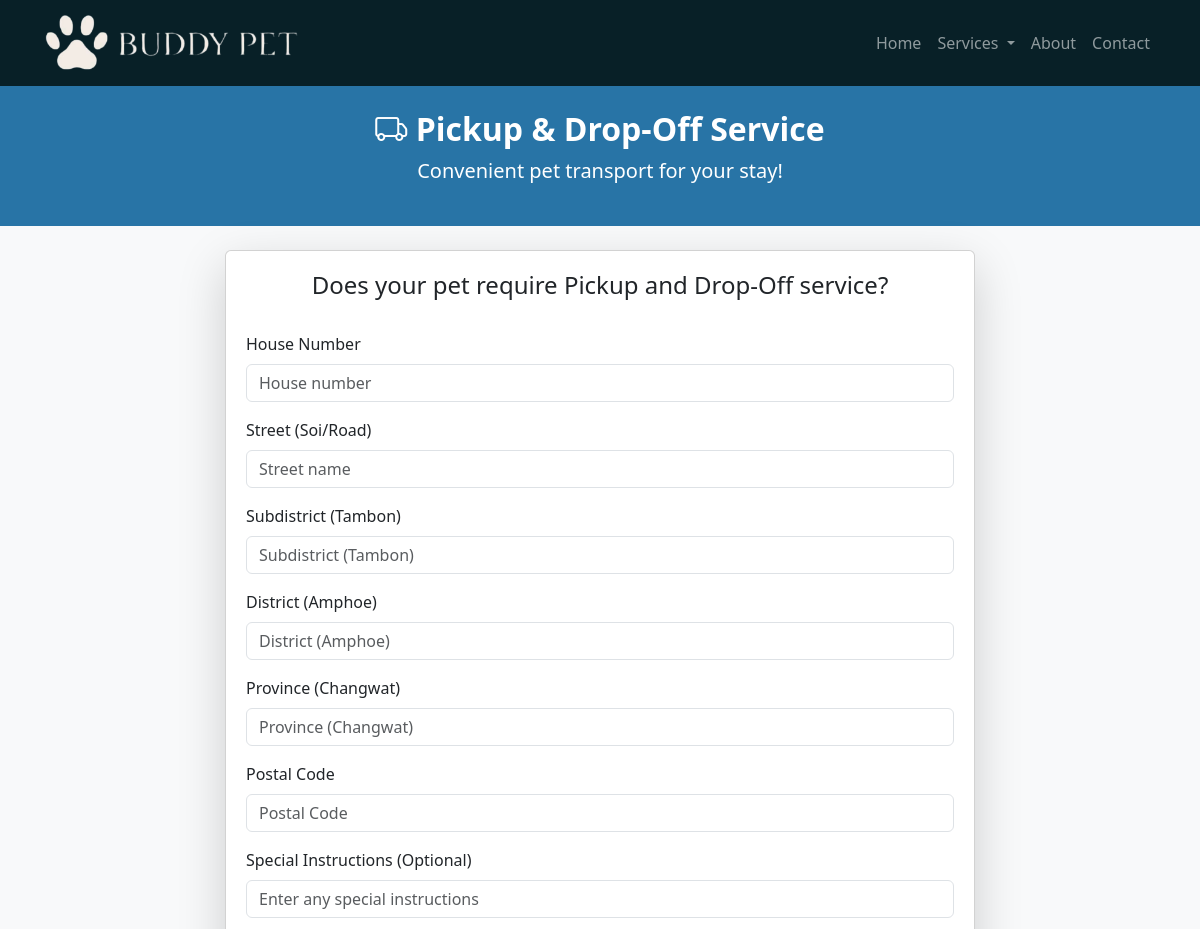
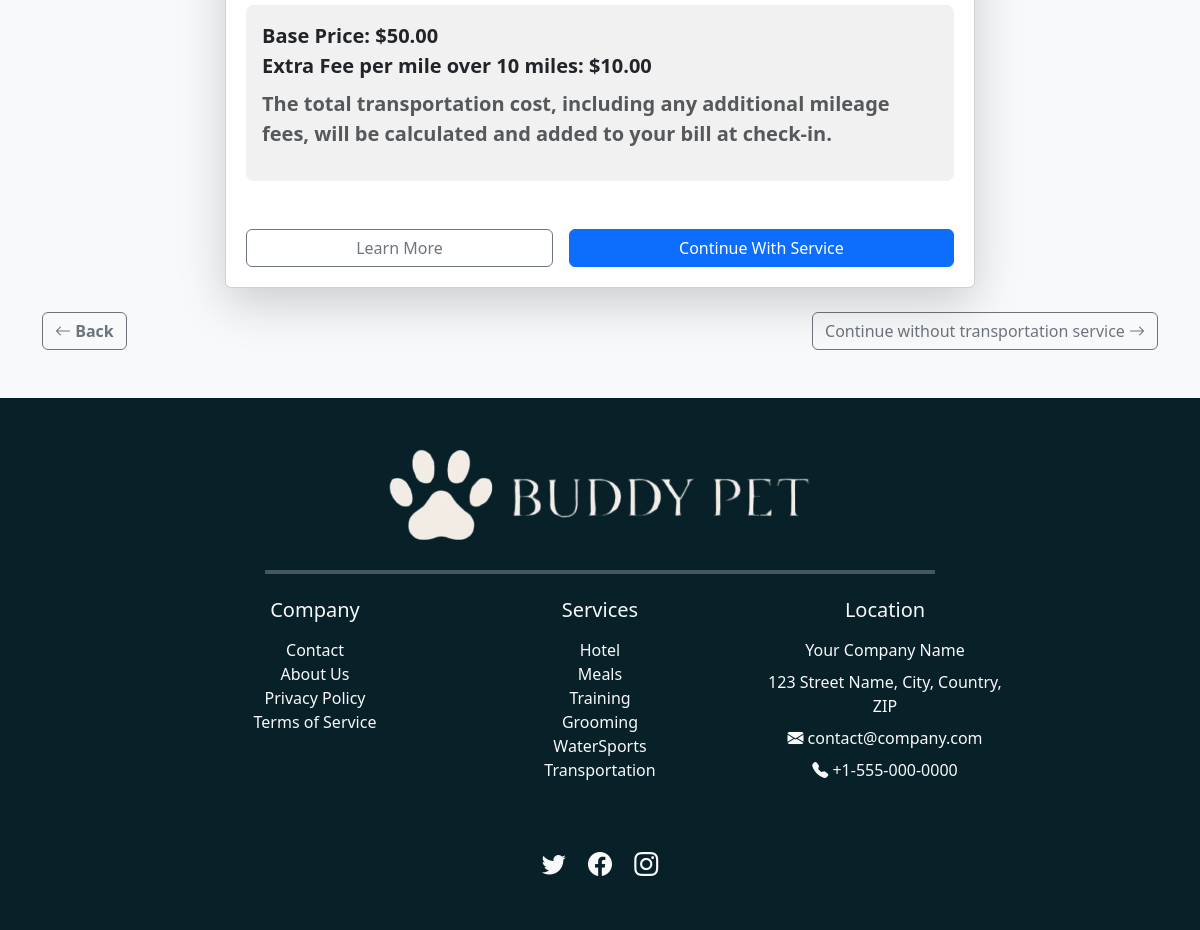
Page /booking/select-transportation on the committed database (2 pictures, top to bottom).
### branding/models.py (models this page shows, shortened)
class Branding(models.Model):
    company_name = models.CharField(max_length=255, default="Your Company Name",
                                    help_text="Enter the full name of the company.")
    company_email = models.EmailField(default="contact@company.com",
                                      help_text="Enter the official company email address.")
    company_phone = models.CharField(max_length=20, default="+1-555-000-0000",
                                     help_text="Enter the company’s contact number (e.g., +1-555-000-0000).")
    company_address = models.TextField(default="123 Street Name, City, Country, ZIP",
                                       help_text="Enter the full address of the company, including city and ZIP code.")
    logo = models.ImageField(upload_to="branding/", default="default/default_logo.png",
                             help_text="Upload the website logo.")
    favicon = models.ImageField(upload_to="branding/", default="default/default_icon.ico",
                                help_text="Upload the favicon (ICO or PNG).")
    video = models.FileField(upload_to="branding/videos/", default="default/default_video.mp4", blank=True, null=True,
                             help_text="Upload a promotional or branding video file.")
    meta_keywords = models.CharField(max_length=255, blank=True,
                                     default="generic, branding, business, website, company",
                                     help_text="Enter meta keywords for SEO (comma-separated).")
    meta_description = models.TextField(blank=True, default="Enter a meta description for SEO.",
                                        help_text="Enter a meta description for SEO.")
    twitter_link = models.URLField(blank=True, default="https://twitter.com/yourcompany",
                                   help_text="Link to your Twitter profile.")
    facebook_link = models.URLField(blank=True, default="https://facebook.com/yourcompany",
                                    help_text="Link to your Facebook page.")
    instagram_link = models.URLField(blank=True, default="https://instagram.com/yourcompany",
                                     help_text="Link to your Instagram profile.")
    class Meta:
        verbose_name = "Branding"
        verbose_name_plural = "Branding"

### transportation/models.py (models this page shows, shortened)
class Service(models.Model):
    base_price = models.DecimalField(max_digits=10, decimal_places=2)
    fee_per_mile = models.DecimalField(max_digits=10, decimal_places=2)
    class Meta:
        verbose_name = "Prices"
        verbose_name_plural = "Prices"

### booking/views.py (the view, shortened to what this page needs)
# urls.py: path('booking/select-transportation', SelectTransportationView.as_view(), name='select_transportation'),
class SelectTransportationView(TemplateView):
    template_name = "select_transportation.html"
    def get_context_data(self, **kwargs):
        context = super().get_context_data(**kwargs)
        context['transportation'] = Transportation.objects.first()
        context["branding"] = Branding.objects.first()
        return context

### booking/templates/select_transportation.html (shortened to what this page needs)
{% extends "base.html" %}
    {% block extra_head %}
    {% load static %}
    <link href="https://cdn.jsdelivr.net/npm/bootstrap@5.3.2/dist/css/bootstrap.min.css" rel="stylesheet">
    <link rel="stylesheet" href="https://cdn.jsdelivr.net/npm/bootstrap-icons/font/bootstrap-icons.css">
    {% endblock %}
{% block content %}
<body class="bg-light">
<header class="text-white text-center py-4" style="background-color: #2874a6">
    <h2 class="fw-bold"><i class="bi bi-truck"></i> Pickup & Drop-Off Service</h2>
    <p class="lead">Convenient pet transport for your stay!</p>
</header>
<div class="container mt-4">
    <form id="pickupForm" method="POST">
        <div class="card shadow-lg mx-auto" style="max-width: 750px; padding: 20px;">
            <div class="text-center mb-4">
                <h4>Does your pet require Pickup and Drop-Off service?</h4>
            </div>
            <div class="mb-3">
                <label for="houseNumber" class="form-label">House Number</label>
                <input type="text" class="form-control" id="houseNumber" name="house_number" placeholder="House number" autocomplete="off">
            </div>
            <div class="mb-3">
                <label for="street" class="form-label">Street (Soi/Road)</label>
                <input type="text" class="form-control" id="street" name="street" placeholder="Street name" autocomplete="off">
            </div>
            <div class="mb-3">
                <label for="subdistrict" class="form-label">Subdistrict (Tambon)</label>
                <input type="text" class="form-control" id="subdistrict" name="subdistrict" placeholder="Subdistrict (Tambon)" autocomplete="off">
            </div>
            <div class="mb-3">
                <label for="district" class="form-label">District (Amphoe)</label>
                <input type="text" class="form-control" id="district" name="district" placeholder="District (Amphoe)" autocomplete="off">
            </div>
            <div class="mb-3">
                <label for="province" class="form-label">Province (Changwat)</label>
                <input type="text" class="form-control" id="province" name="province" placeholder="Province (Changwat)" autocomplete="off">
            </div>
            <div class="mb-3">
                <label for="postcode" class="form-label">Postal Code</label>
                <input type="text" class="form-control" id="postcode" name="postcode" placeholder="Postal Code" autocomplete="off">
            </div>
            <div class="mb-3">
                <label for="specialInstructions" class="form-label">Special Instructions (Optional)</label>
                <input type="text" class="form-control" id="specialInstructions" name="special_instructions" placeholder="Enter any special instructions">
            </div>
            <div class="p-3 rounded-3 mb-4" style="background-color: #f1f1f1;">
                <div class="fs-5 fw-bold mb-3">
                    <div>Base Price: <strong>${{ transportation.base_price }}</strong></div>
                    <div>Extra Fee per mile over 10 miles: <strong>${{ transportation.fee_per_mile }}</strong></div>
                    <p class="text-muted mt-2">
                        The total transportation cost, including any additional mileage fees, will be calculated and added to your bill at check-in.
                    </p>
                </div>
            </div>
            <div class="d-flex gap-3 mt-4">
                <button type="submit" name="save_address" class="btn btn-outline-secondary flex-grow-1">
                    Learn More
                </button>
                <button type="submit" name="save_address" class="btn btn-primary flex-grow-1">
                    Continue With Service
                </button>
            </div>
        </div>
        <div class="d-flex justify-content-between mt-4">
            <a href="{% url 'more_details' %}" class="btn btn-outline-secondary fw-bold mb-5">
                <i class="bi bi-arrow-left"></i> Back
            </a>
            <button type="submit" name='continue_without' class="btn btn-outline-secondary mb-5">
                Continue without transportation service <i class="bi bi-arrow-right"></i>
            </button>
        </div>
    </form>
</div>
</body>
{% endblock %}

### home/templates/base.html (shortened to what this page needs)
<!DOCTYPE html>
{% load i18n %}
<html lang="{% get_current_language as LANGUAGE_CODE %}">
<head>
    {% load static %}
    <link rel="stylesheet" type="text/css" href="{% static 'base.css' %}">
    <link href="https://cdn.jsdelivr.net/npm/bootstrap@5.3.2/dist/css/bootstrap.min.css" rel="stylesheet">
    <link rel="stylesheet" href="https://cdn.jsdelivr.net/npm/bootstrap-icons/font/bootstrap-icons.css">
    {% block extra_head %}{% endblock %}
</head>
<body class="bg-light">
    <nav class="navbar navbar-expand-lg navbar-dark" style="background-color: #082027; z-index: 1000;">
        <div class="container">
            <a class="navbar-brand" href="/">
                <img src="{{ branding.logo.url }}" alt="{{ branding.company_name }}" class="img-fluid" style="max-height: 60px;">
            </a>
            <div class="collapse navbar-collapse" id="navbarNav">
                <ul class="navbar-nav ms-auto">
                    <li class="nav-item"><a class="nav-link" href="/">{% trans "Home" %}</a></li>
                    <li class="nav-item dropdown">
                        <a class="nav-link dropdown-toggle" id="navbarDropdown" role="button" data-bs-toggle="dropdown" aria-expanded="false" href="{% url 'services' %}">
                            {% trans "Services" %}
                        </a>
                    </li>
                    <li class="nav-item"><a class="nav-link" href="{% url 'about_us' %}">{% trans "About" %}</a></li>
                    <li class="nav-item"><a class="nav-link" href="{% url 'contact' %}">{% trans "Contact" %}</a></li>
                </ul>
            </div>
        </div>
    </nav>
    {% block content %} {% endblock %}
    <footer class="text-light py-5 pt-5" style="background-color: #082027;">
        <div class="container">
            <div class="row justify-content-center text-center">
                <div class="col-12 text-center mb-4">
                    <img src="{{ branding.logo.url }}" alt="{{ branding.company_name }}" class="img-fluid" style="max-height: 100px;">
                </div>
                <div class="col-12 text-center text-light mb-4">
                    <hr class="border-bottom border-2 border-white" style="width: 60%; margin: 0 auto;">
                </div>
                <div class="col-md-3 text-center mb-3">
                    <h5 class="mb-3">{% trans "Company" %}</h5>
                    <ul class="list-unstyled">
                        <li><a href="{% url 'contact' %}" class="text-light text-decoration-none">{% trans "Contact" %}</a></li>
                        <li><a href="{% url 'about_us' %}" class="text-light text-decoration-none">{% trans "About Us" %}</a></li>
                        <li><a href="{% url 'privacy_policy' %}" class="text-light text-decoration-none">{% trans "Privacy Policy" %}</a></li>
                        <li><a href="{% url 'terms_of_service' %}" class="text-light text-decoration-none">{% trans "Terms of Service" %}</a></li>
                    </ul>
                </div>
                <div class="col-md-3 text-center mb-3">
                    <h5 class="mb-3">{% trans "Services" %}</h5>
                    <ul class="list-unstyled">
                        <li><a href="{% url 'hotel' %}" class="text-light text-decoration-none">{% trans "Hotel" %}</a></li>
                        <li><a href="{% url 'meals' %}" class="text-light text-decoration-none">{% trans "Meals" %}</a></li>
                        <li><a href="{% url 'training' %}" class="text-light text-decoration-none">{% trans "Training" %}</a></li>
                        <li><a href="{% url 'grooming' %}" class="text-light text-decoration-none">{% trans "Grooming" %}</a></li>
                        <li><a href="{% url 'water_sports' %}" class="text-light text-decoration-none">{% trans "WaterSports" %}</a></li>
                        <li><a href="{% url 'transportation' %}" class="text-light text-decoration-none">{% trans "Transportation" %}</a></li>
                    </ul>
                </div>
                <div class="col-md-3 text-center text-light mb-4">
                    <h5 class="mb-3">{% trans "Location" %}</h5>
                    <p class="text-light mb-2">{{branding.company_name}}</p>
                    <p class="text-light mb-2">{{branding.company_address}}</p>
                    <a href="mailto:{{branding.company_email}}" class="text-light text-decoration-none mb-2 d-block">
                        <i class="bi bi-envelope-fill"></i> {{branding.company_email}}
                    </a>
                    <p>
                        <a href="tel:{{branding.company_phone}}" class="text-light text-decoration-none">
                            <i class="bi bi-telephone-fill"></i> {{branding.company_phone}}
                        </a>
                    </p>
                </div>
            </div>
            <div class="text-center mt-4">
                <a href="{{branding.twitter_link}}" class="text-light me-3 fs-4 text-decoration-none">
                    <i class="bi bi-twitter"></i>
                </a>
                <a href="{{branding.facebook_link}}" class="text-light me-3 fs-4 text-decoration-none">
                    <i class="bi bi-facebook"></i>
                </a>
                <a href="{{branding.instagram_link}}" class="text-light fs-4 text-decoration-none">
                    <i class="bi bi-instagram"></i>
                </a>
            </div>
        </div>
    </footer>
</body>
</html>

### rows in the picture
Branding: logo (placeholder picture), company_name "Your Company Name", company_address "123 Street Name, City, Country, ZIP", company_email "contact@company.com", company_phone "+1-555-000-0000"
